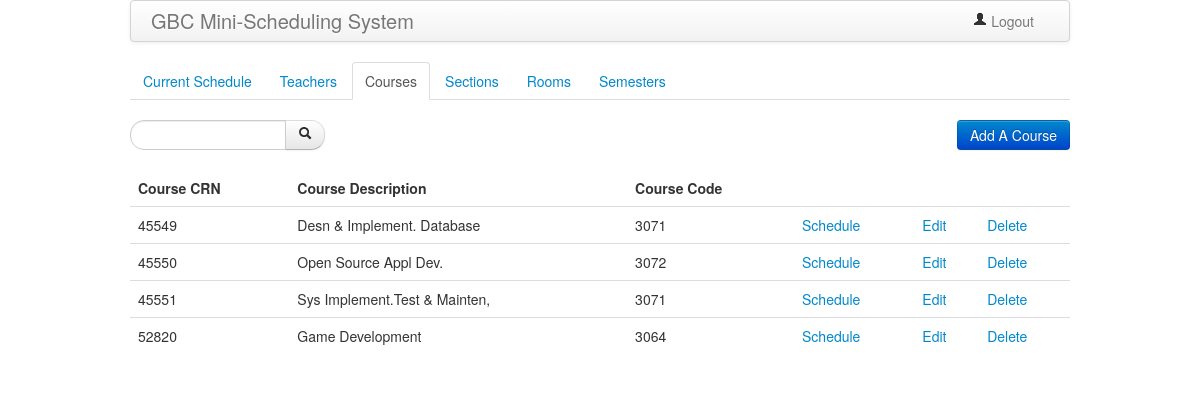
/courses.php (signed in), run on the app's committed database.
### tables this page shows
CREATE TABLE `course_t` (
  `course_crn` int(5) NOT NULL,
  `course_desc` text,
  `course_code` varchar(45) DEFAULT NULL,
  PRIMARY KEY (`course_crn`)
);

### partials/_dbinfo.inc.php (called while the page is built, shortened)
<?php
function select($table, $params){
    if($params==='')
        $sql="SELECT * FROM " . $table;
    else
	   $sql="SELECT * FROM " . $table . " WHERE " . $params;
    $result=mysql_query($sql);
    return $result;
}
?>

### courses.php (the view, shortened to what this page needs)
<?php
include('partials/_dbinfo.inc.php');
?>
<!DOCTYPE html>
<html>
<head>
    <link href="css/bootstrap.min.css" rel="stylesheet" media="screen">
     </head>
<body>
<div class="container">
  <?php
  include "partials/_header.php";
  ?>
  <ul class="nav nav-tabs">
    <li >
      <a href="admin.php">Current Schedule</a>
    </li>
    <li ><a href="teachers.php">Teachers</a></li>
    <li  class="active"><a href="courses.php">Courses</a></li>
     <li><a href="sections.php">Sections</a></li>
    <li><a href="rooms.php">Rooms</a></li>
    <li><a href="semesters.php">Semesters</a></li>
  </ul>
  <?php include "partials/_search_table.php";  ?>
  <a href="add.php?course"><button class="pull-right btn btn-primary">Add A Course</button></a>
  <?php
    $result = select("course_t","");
    $count=mysql_num_rows($result);
  ?>
  <table class="table table-hover">
    <thead>
      <tr>
        <th> Course CRN  </th>
        <th> Course Description  </th>
        <th> Course Code  </th>
      </tr>
    </thead>
    <tbody class="searchable">
    <?php
      $i=0;
      while ($i < $count) {
        $crn=mysql_result($result,$i,"course_crn");
        $desc=mysql_result($result,$i,"course_desc");
        $code=mysql_result($result,$i,"course_code");
    ?>
    <tr>
    <td> <?php echo $crn; ?>  </td>
    <td> <?php echo $desc; ?>  </td>
    <td> <?php echo $code; ?>  </td>
    <td> <a href="admin.php?crn=<?php echo $crn ?>">Schedule</a></td>
    <td> <a href="#" class="details-click" data-detail-id="<?php echo $crn ?>">Edit</a></td>
    <td> <a href="#" class="delete-click" data-detail-id="<?php echo $crn ?>">Delete</a> </td>
    </tr>
    <?php
        $i++;
      }
    ?>
    </tbody>
  </table>
</div>
</body>
</html>

### data on the page
course_t: course_crn "45549", course_desc "Desn & Implement. Database", course_code "3071"
course_t: course_crn "45550", course_desc "Open Source Appl Dev.", course_code "3072"
course_t: course_crn "45551", course_desc "Sys Implement.Test & Mainten,", course_code "3071"
course_t: course_crn "52820", course_desc "Game Development", course_code "3064"
